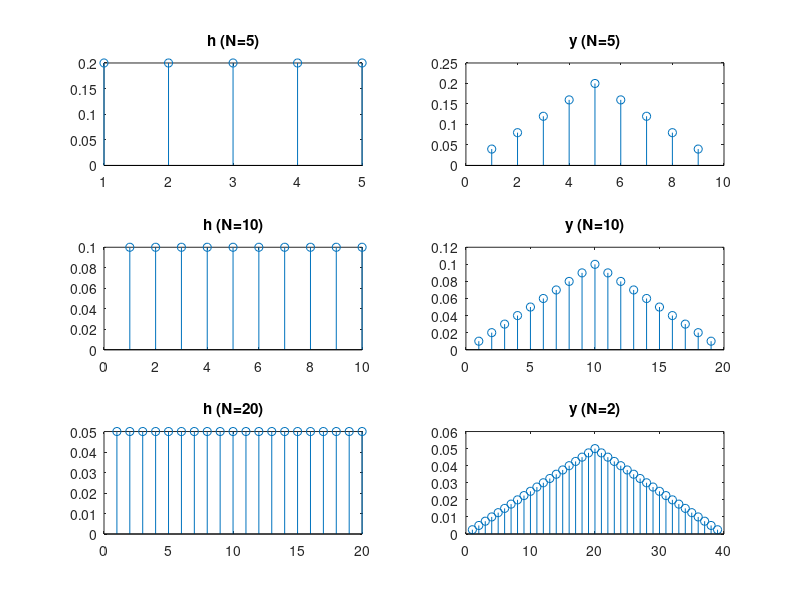

Write the MATLAB code that produced this figure.
clear 
close all

subplot(3,2,1)
N = 5
h = ones(1,N)/N;
stem(h)
title('h (N=5)')
subplot(3,2,2)
y = conv(h,h);
stem(y)
title('y (N=5)')


subplot(3,2,3)
N = 10
h = ones(1,N)/N;
stem(h)
title('h (N=10)')
subplot(3,2,4)
y = conv(h,h);
stem(y)
title('y (N=10)')


subplot(3,2,5)
N = 20
h = ones(1,N)/N;
stem(h)
title('h (N=20)')
subplot(3,2,6)
y = conv(h,h);
stem(y)
title('y (N=2)')